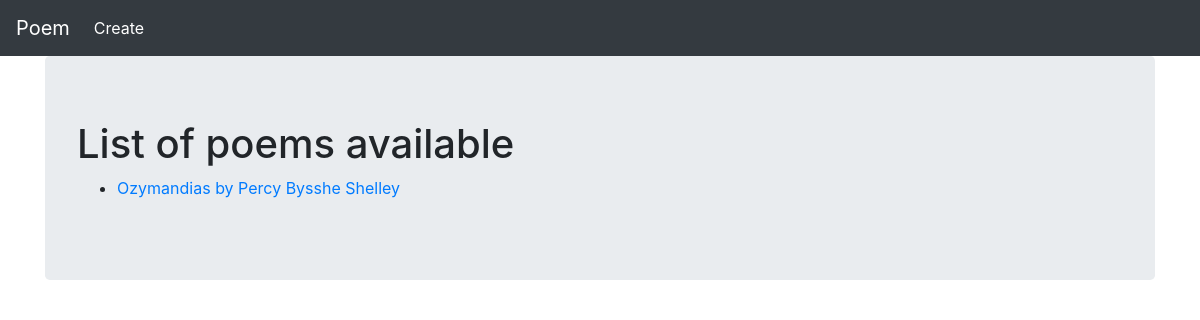
Before: / with the older database file.
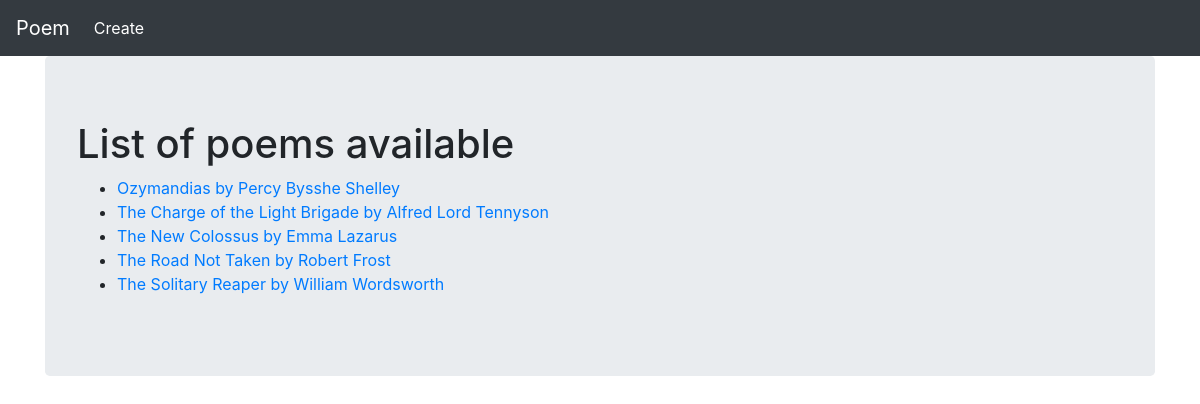
After: the same page with the newer database file.
### poem_app/models.py (models this page shows, shortened)
class Poem(models.Model):
    title = models.CharField(max_length=50)
    poet = models.CharField(max_length=50)
    slug = models.SlugField(max_length=63)
    poem = models.TextField()
    class Meta:
        unique_together=(('title','poet'),)
        ordering = ['title']
    def get_absolute_url(self):
        return reverse('poem:detail', kwargs={'slug':self.slug})

### poem_app/views.py (the view)
# urls.py: path('', views.PoemList.as_view(), name='list'),
class PoemList(View):
    model = Poem
    template_name = 'poem_app/poem_list.html'
    def get(self, request):
        poem_list = self.model.objects.all()
        return render(
            request,
            self.template_name,
            {'poems':poem_list}
        )

### poem_app/templates/poem_app/poem_list.html (shortened to what this page needs)
{% extends "poem_app/base_poem.html" %}
{% block content %}
<div class="jumbotron">
    <h1>List of poems available</h1>
    <ul>
        {% for poem in poems %}
        <li><a href="{{poem.get_absolute_url}}">{{poem.title}} by {{poem.poet}}</a></li>
        {% empty %}
        <li><em>No Poem available</em></li>
        {% endfor %}
    </ul>
</div>
{% endblock content %}

### poem_app/templates/poem_app/base_poem.html (shortened to what this page needs)
{% extends "base.html" %}

### templates/base.html (shortened to what this page needs)
<!DOCTYPE html>
<html lang="en">
<head>
    <link rel="stylesheet" href="https://maxcdn.bootstrapcdn.com/bootstrap/4.0.0/css/bootstrap.min.css"
>
</head>
<body>
    <nav class="navbar navbar-expand-lg navbar-dark bg-dark">
  <a class="navbar-brand" href="{% url 'poem:list' %}">Poem</a>
  <div class="collapse navbar-collapse" id="navbarNav">
    <ul class="navbar-nav">
      <li class="nav-item active">
        <a class="nav-link" href="{% url 'poem:create' %}">Create <span class="sr-only">(current)</span></a>
      </li>
    </ul>
  </div>
</nav>
    <div class="container">
         {% block content %} {% endblock content %}
    </div>
</body>
</html>

Changed rows visible on the page:
added Poem: title "The Charge of the Light Brigade", poet "Alfred Lord Tennyson"
added Poem: title "The New Colossus", poet "Emma Lazarus"
added Poem: title "The Road Not Taken", poet "Robert Frost"
added Poem: title "The Solitary Reaper", poet "William Wordsworth"
